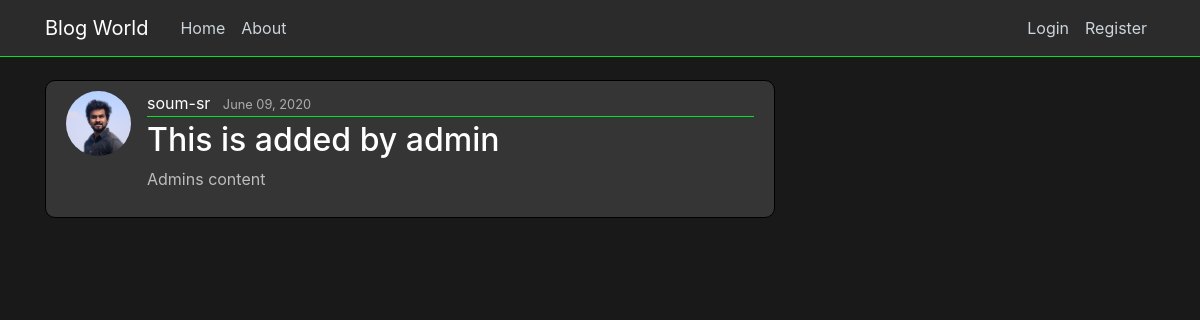
Before: / with the older database file.
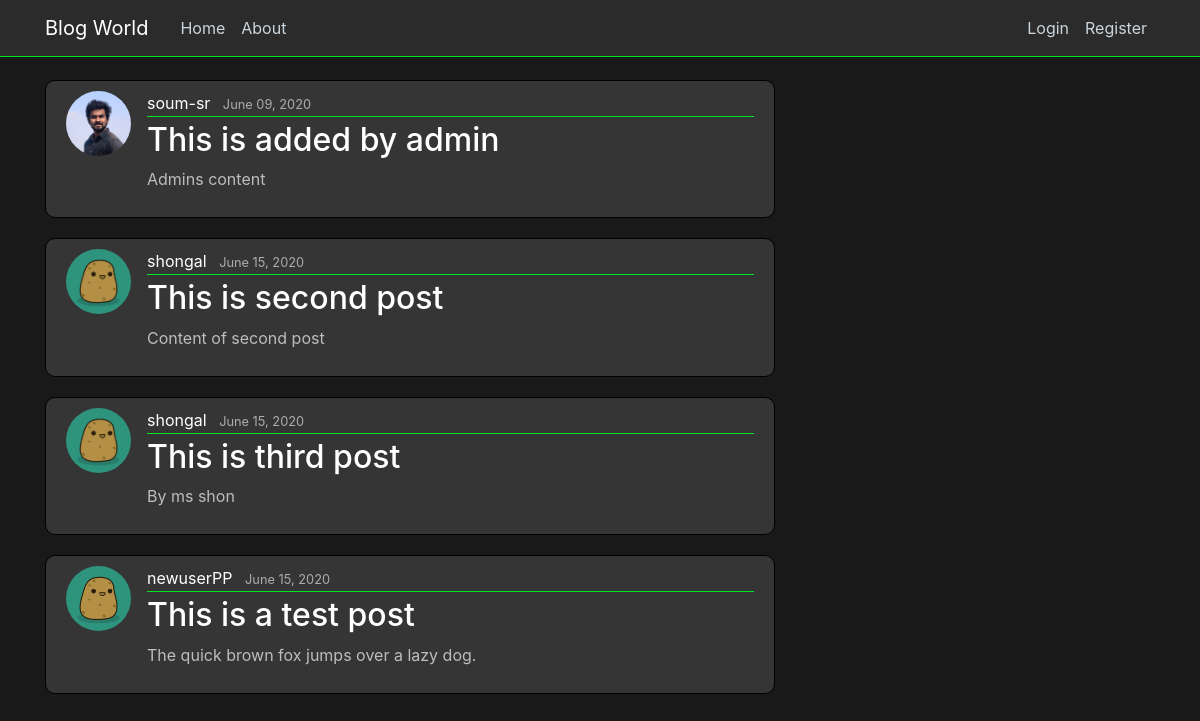
After: the same page with the newer database file.
### blog/models.py (models this page shows, shortened)
class Post(models.Model):
    title = models.CharField(max_length = 100)
    content = models.TextField()
    date_posted = models.DateTimeField(default=timezone.now)
    author = models.ForeignKey(User, on_delete=models.CASCADE)

### users/models.py (models this page shows, shortened)
class Profile(models.Model):
    user = models.OneToOneField(User, on_delete=models.CASCADE) # having one-to-one relation with User model
    image = models.ImageField(default='potato.jpg', upload_to='profile_pics')

### blog/views.py (the view)
# urls.py: path('', views.home, name='blog-home'), # Format-> route, function(like flask)
def home(request):
    context = {
        'posts':Post.objects.all(),
    }
    return render(request, 'blog/home.html', context)

### blog/templates/blog/home.html
{% extends "blog/base.html" %}
{% block content%}
    {% for post in posts %}
    <article class="media content-section">
        <img class="rounded-circle article-img" src="{{ post.author.profile.image.url }}" alt="">
        <div class="media-body">
            <div class="article-metadata">
                <a class="mr-2" href="#">{{ post.author }}</a>
                <small class="text-muted">{{ post.date_posted|date:"F d, Y" }}</small>
            </div>
            <h2><a class="article-title" href="#">{{ post.title }}</a></h2>
            <p class="article-content">{{ post.content }}</p>
        </div>
    </article>
    {% endfor %}
{% endblock content%}

### blog/templates/blog/base.html (shortened to what this page needs)
{% load static %}
<!DOCTYPE html>
<html lang="en">
<head>
    <link rel="stylesheet" href="https://maxcdn.bootstrapcdn.com/bootstrap/4.0.0/css/bootstrap.min.css">
    <link rel="stylesheet" href="{% static 'blog/main.css' %}">
</head>
<body>
    <header class="site-header">
        <nav class="navbar navbar-expand-md navbar-dark bg-steel fixed-top">
          <div class="container">
            <a class="navbar-brand mr-4" href="/">Blog World</a>
            <div class="collapse navbar-collapse" id="navbarToggle">
              <div class="navbar-nav mr-auto">
                <a class="nav-item nav-link" href="{% url 'blog-home' %}">Home</a>
                <a class="nav-item nav-link" href="{% url 'blog-about' %}">About</a>
              </div>
              {% if user.is_authenticated %}
              <div class="navbar-nav">
                <p class="nav-user">Logged in as <span style="color:#00e426">{{user.username}}</span></p>
                <a class="nav-item nav-link" href="{% url 'profile' %}">Profile</a>
                <a class="nav-item nav-link" href="{% url 'logout' %}">Logout</a>
              </div>
              {% else %}
              <div class="navbar-nav">
                <a class="nav-item nav-link" href="{% url 'login' %}">Login</a>
                <a class="nav-item nav-link" href="{% url 'register' %}">Register</a>
              </div>
              {% endif %}
            </div>
          </div>
        </nav>
    </header>
    <main role="main" class="container">
        <div class="row">
          <div class="col-md-8">
            {% block content %}{% endblock %}
          </div>
        </div>
    </main>
</body>
</html>

### blog/static/blog/main.css (style rules this page uses)
body { background: #1a1919; color: #ebe2e2; margin-top: 5rem; }
.bg-steel { background-color: #2b2b2b; border-bottom: 1px solid #00e426 }
.site-header .navbar-nav .nav-link { color: #cbd5db; }
.content-section { background: #353535; padding: 10px 20px; border: 1px solid #000000; border-radius: 10px; margin-bottom: 20px; }
.content-section p { color:#bdbdbd !important; }
.article-title { color: #ffffff; }
.article-content { white-space: pre-line; }
.article-img { height: 65px; width: 65px; margin-right: 16px; }
.article-metadata { padding-bottom: 1px; margin-bottom: 4px; border-bottom: 1px solid #00e426 }
.article-metadata a { color: #ffffff; text-decoration: none; }
.article-metadata small { color: #acacac !important; }

Changed rows visible on the page:
added Post: author.profile.image (picture), author "shongal", date_posted "June 15, 2020", title "This is second post", content "Content of second post"
added Post: author.profile.image (picture), author "shongal", date_posted "June 15, 2020", title "This is third post", content "By ms shon"
added Post: author.profile.image (picture), author "newuserPP", date_posted "June 15, 2020", title "This is a test post", content "The quick brown fox jumps over a lazy dog."
